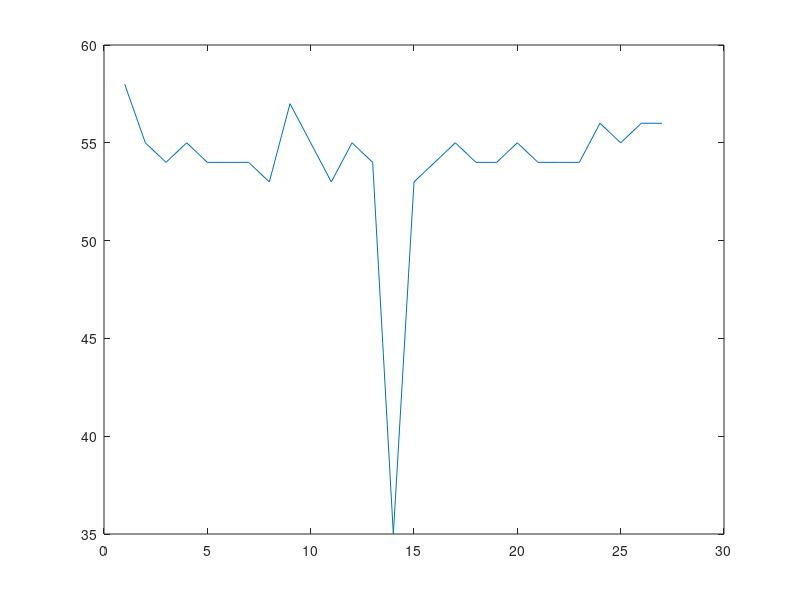

Write the MATLAB code that produced this figure. (Note: this script raises an error after producing the figure.)
%This script stimulates a trial history generation technique that aims to have the amount of trials for each type of triple sequence be as close to each other as possible 
%The strategy is to take the set of 27 possible triple sequences and generate a pool of triple sequences by multiplying by a scalar number, X to yield 27 * X triple sequences. 
%Then, triple sequences are removed from this pool one at a time and added to a growing trial history matrix. After each removal of a new triple sequence, the two additional 
%triple sequences created from the nm1, nm2, nm3 and nm2,nm3,nm4 trials are also removed from the pool. 

clear all

conditions = [1 2 3];
%1 = A
%2 = V
%3 = AV

%Generating tripleSequences, a 27x3 Matrix that classifies each triple sequence with its corresponding nm2, nm1, and n trial types
counter = 0;
tripleSequences = zeros(27,3);
for i = 1:3
    for j = 1:3
        for k = 1:3
            counter = counter + 1;
            tripleSequences(counter,:) = [conditions(i) conditions(j) conditions(k)];
        end
    end
end

%Generating tripleSequencesPool
minimum = 18;
tripleSequencesPool = repmat(tripleSequences, minimum*3, 1);
numberTripleSequences = size(tripleSequencesPool,1);
shuffler = randperm(numberTripleSequences);
tripleSequencesPool = tripleSequencesPool(shuffler, :);
tripleSequencesPoolCopy = tripleSequencesPool;

%Main loop to remove triple sequences from the tripleSequencesPool and add them to the growing trial history matrix, trialMatrix
trialMatrix = [];
for j = 1:minimum*27
    matchindcs = [];
    trialMatrix = [trialMatrix tripleSequencesPool(1,:)];
    for i = 0:2
        if numel(trialMatrix) > 3
            nm2 = trialMatrix(end - i - 2);
            nm1 = trialMatrix(end - i - 1);
            n = trialMatrix(end - i);
        elseif numel(trialMatrix) == 3
            nm2 = trialMatrix(end - 2);
            nm1 = trialMatrix(end - 1);
            n = trialMatrix(end);
        end
        [Lia Locb] = ismember([nm2 nm1 n], tripleSequencesPool, 'rows');
        matchindcs = Locb;
        if numel(matchindcs) > 0 && Locb > 0
            removeindx = matchindcs(1);
            tripleSequencesPool(removeindx, :) = [];
        end
    end
end
numberTrials = size(trialMatrix, 2);

%Counts the number of trials per each triple sequence type
counterMatrix = zeros(3,3,3);
for i = 3:numberTrials
    nm2 = trialMatrix(i - 2);
    nm1 = trialMatrix(i - 1);
    n = trialMatrix(i);
    counterMatrix(nm2, nm1, n) = counterMatrix(nm2, nm1, n) + 1;
end

%Plots a line graph of the number of trials per each triple sequence type
counter = 0;
xAxis = zeros(1,27);
yAxis = xAxis;
for i = 1:3
    for j = 1:3
        for k = 1:3
            counter = counter + 1;
            xAxis(counter) = counter;
            yAxis(counter) = counterMatrix(i, j, k);
        end
    end
end
figure;
plot(xAxis, yAxis);

%% Exporting as .txt file 
Outdir = uigetdir('C:\Users\achen52\Documents\SMART\triplesequence\','Select Output Directory for the .txts!'); 
trialsPerBlock = 54;
blocks = fix(size(trialMatrix,2)/trialsPerBlock);
block = 1;
%trialMatrix = trialMatrix';
for block = 1:blocks
    fileID = fopen([Outdir '\block' num2str(block) '.txt'],'w');
    for j = 1:trialsPerBlock
        fprintf(fileID,'%d\r\n',trialMatrix((block-1)*trialsPerBlock + j));
    end
    fclose(fileID)
end
